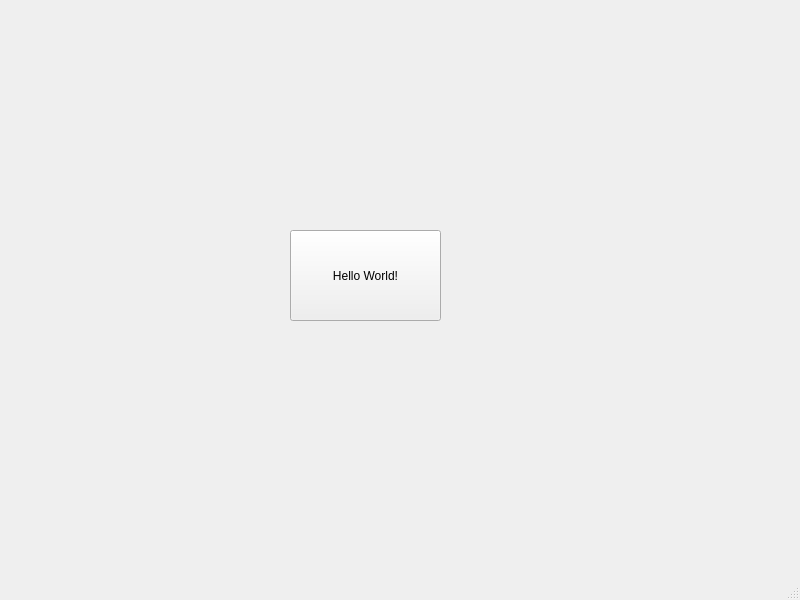
<?xml version="1.0" encoding="UTF-8"?>
<ui version="4.0">
 <class>MainWindow</class>
 <widget class="QMainWindow" name="MainWindow">
  <property name="geometry">
   <rect>
    <x>0</x>
    <y>0</y>
    <width>800</width>
    <height>600</height>
   </rect>
  </property>
  <property name="windowTitle">
   <string>MainWindow</string>
  </property>
  <widget class="QWidget" name="centralwidget">
   <widget class="QPushButton" name="pushButton">
    <property name="geometry">
     <rect>
      <x>290</x>
      <y>230</y>
      <width>151</width>
      <height>91</height>
     </rect>
    </property>
    <property name="styleSheet">
     <string notr="true"/>
    </property>
    <property name="text">
     <string>Hello World!</string>
    </property>
   </widget>
  </widget>
  <widget class="QMenuBar" name="menubar">
   <property name="geometry">
    <rect>
     <x>0</x>
     <y>0</y>
     <width>800</width>
     <height>22</height>
    </rect>
   </property>
  </widget>
  <widget class="QStatusBar" name="statusbar"/>
 </widget>
 <resources/>
 <connections/>
</ui>
